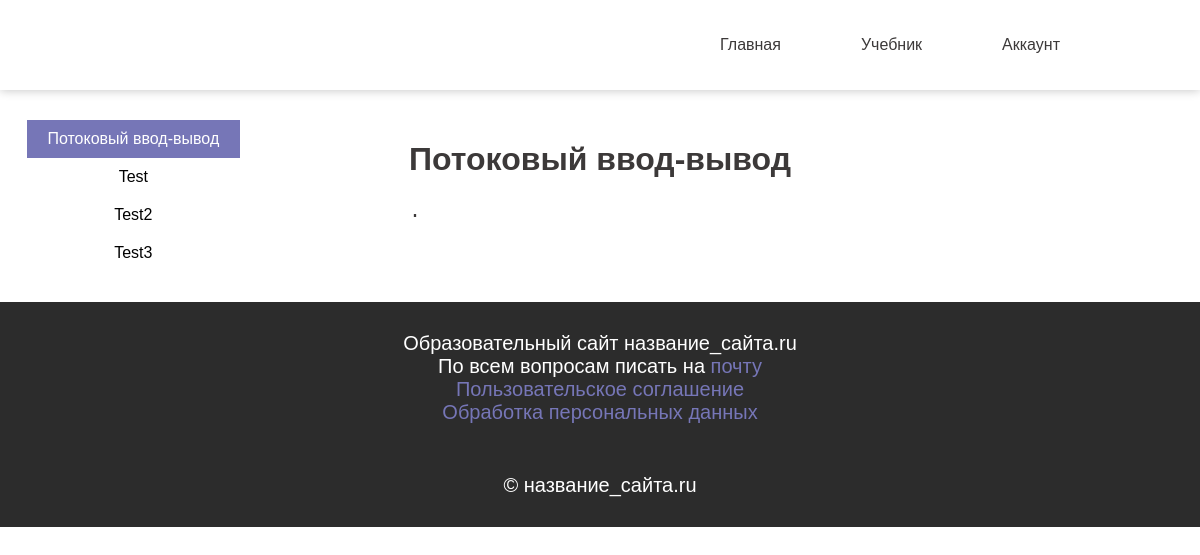
Page /themes/cincout on the earlier database version.
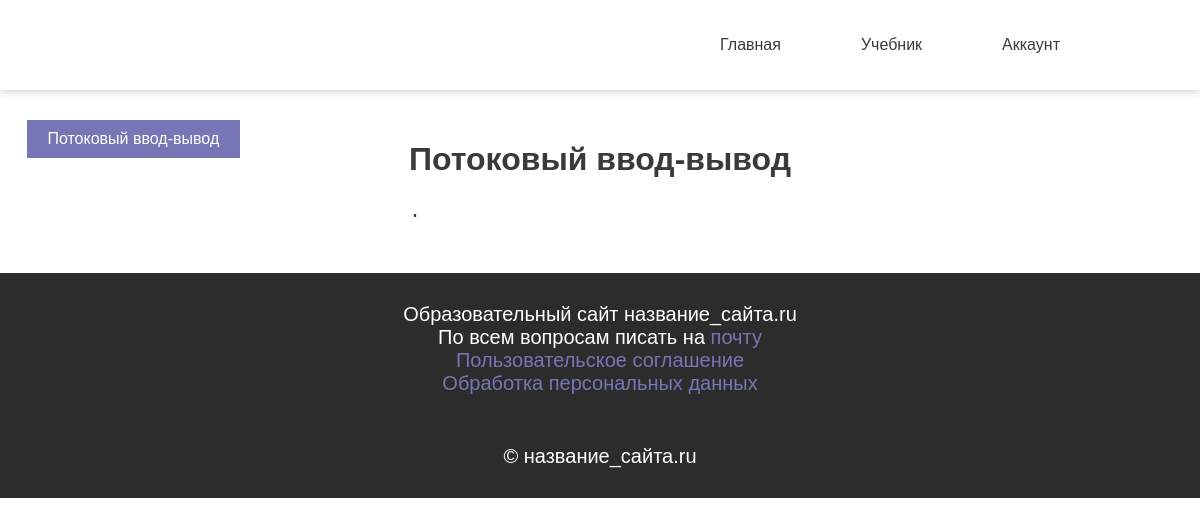
Same page on the later database version.
### cpp_tutor/models.py (models this page shows, shortened)
class Tasks(models.Model):
    name = models.TextField(verbose_name='Название')
    text = models.TextField(verbose_name='Текст задачи')
    difficulty = models.IntegerField(verbose_name='Количество претестов')  # Надо бы столбец переименовать

### cpp_tutor/views.py (the view)
# urls.py: path('themes/<str:theme_name>', views.ThemeView.as_view(), name='theme'),
class ThemeView(TemplateView):
    template_name = 'cpp_tutor/theme.html'
    def get(self, request, theme_name):
        voc = {}
        try:
            voc['login'] = request.session['login']
        except KeyError:
            voc['login'] = False
        theme = Themes.objects.all().filter(link=theme_name)
        if len(theme) == 0:
            raise Http404
        theme = theme[0]
        tasks = TasksConnectionThemes.objects.all().filter(id_theme=theme.id)
        voc['tasks'] = []
        for task in tasks:
            voc['tasks'].append({'id': task.id_task.id, 'name': task.id_task.name})
        voc['theme'] = {'theory': theme.theory, 'name': theme.name, 'link': theme.link}
        return render(request, self.template_name, voc)

### templates/cpp_tutor/theme.html
{% include "cpp_tutor/header.html" %}
{% load static %}
<link rel="stylesheet" href="{% static "cpp_tutor/redactor.css" %}">
<body>
    <div class="tasks-container">
        <div class="tasks-menu-container">
            {% include "cpp_tutor/tasks_menu.html" %}
        </div>
        <div class="redactor-container">
            <div class="theme-theory-container">
                <h1>{{ theme.name }}</h1>
                <pre>{{ theme.theory }}</pre>
            </div>
        </div>
        <div></div>
    </div>
</body>
{% include "cpp_tutor/footer.html" %}

### templates/cpp_tutor/tasks_menu.html
<nav class="tasks-menu">
    <a class="theory" href="/themes/{{ theme.link }}">{{ theme.name }}</a>
    {% for task in tasks %}
        {% if task.id == cur %}
            <a class="task cur-task" href="/themes/tasks/{{ task.id }}">{{ task.name }}</a>
        {% else %}
            <a class="task" href="/themes/tasks/{{ task.id }}">{{ task.name }}</a>
        {% endif %}
    {% endfor %}
</nav>

Differences in the rows shown:
removed Tasks: name "Test"
removed Tasks: name "Test2"
removed Tasks: name "Test3"
